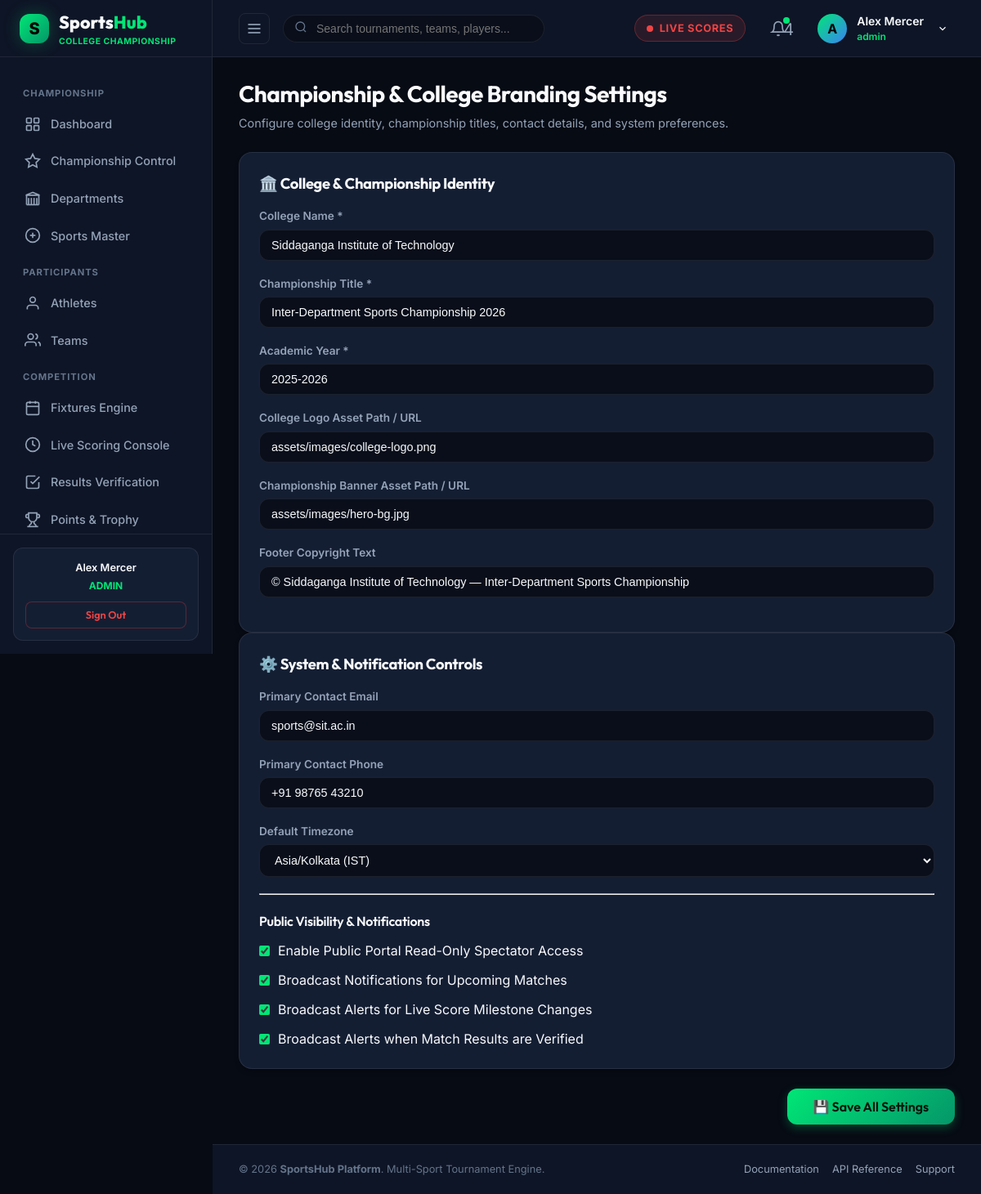
Screenshot of /admin/settings.php (signed in) with the database file from the repository.
### tables this page shows
CREATE TABLE `users` (
  `id` int(10) unsigned NOT NULL AUTO_INCREMENT,
  `name` varchar(100) NOT NULL,
  `email` varchar(150) NOT NULL,
  `password` varchar(255) NOT NULL,
  `role` enum('admin','organizer','scorer','official','team_manager','player') NOT NULL DEFAULT 'player',
  `profile_image` varchar(255) DEFAULT 'assets/images/default-avatar.png',
  `status` tinyint(1) DEFAULT 1,
  `created_at` datetime DEFAULT current_timestamp(),
  `updated_at` datetime DEFAULT current_timestamp() ON UPDATE current_timestamp(),
  PRIMARY KEY (`id`),
  UNIQUE KEY `email` (`email`),
  KEY `idx_users_role` (`role`),
  KEY `idx_users_email` (`email`)
);

CREATE TABLE `settings` (
  `setting_key` varchar(100) NOT NULL,
  `setting_value` text DEFAULT NULL,
  `updated_at` datetime DEFAULT current_timestamp() ON UPDATE current_timestamp(),
  PRIMARY KEY (`setting_key`)
);

### admin/settings.php (the view, shortened to what the rows shown need)
<?php
require_once __DIR__ . '/../includes/database.php';
require_once __DIR__ . '/../includes/auth.php';
include_once __DIR__ . '/../includes/header.php';
?>
<div class="dashboard-header">
  <div class="dashboard-title-group">
    <h1>Championship & College Branding Settings</h1>
  </div>
</div>
<form action="settings.php" method="POST">
  <div class="grid grid-2" style="gap: 20px;">
    <div class="card">
      <div class="form-group">
        <label>College Name *</label>
        <input type="text" name="college_name" class="form-control" value="<?php echo htmlspecialchars(getSetting('college_name')); ?>" required>
      </div>
      <div class="form-group">
        <label>Championship Title *</label>
        <input type="text" name="championship_title" class="form-control" value="<?php echo htmlspecialchars(getSetting('championship_title')); ?>" required>
      </div>
      <div class="form-group">
        <label>Academic Year *</label>
        <input type="text" name="academic_year" class="form-control" value="<?php echo htmlspecialchars(getSetting('academic_year')); ?>" placeholder="2025-2026" required>
      </div>
      <div class="form-group">
        <label>College Logo Asset Path / URL</label>
        <input type="text" name="college_logo" class="form-control" value="<?php echo htmlspecialchars(getSetting('college_logo')); ?>">
      </div>
      <div class="form-group">
        <label>Championship Banner Asset Path / URL</label>
        <input type="text" name="championship_banner" class="form-control" value="<?php echo htmlspecialchars(getSetting('championship_banner')); ?>">
      </div>
      <div class="form-group">
        <label>Footer Copyright Text</label>
        <input type="text" name="footer_text" class="form-control" value="<?php echo htmlspecialchars(getSetting('footer_text')); ?>">
      </div>
    </div>
    <div class="card">
      <div class="form-group">
        <label>Primary Contact Email</label>
        <input type="email" name="primary_contact_email" class="form-control" value="<?php echo htmlspecialchars(getSetting('primary_contact_email')); ?>">
      </div>
      <div class="form-group">
        <label>Primary Contact Phone</label>
        <input type="text" name="primary_contact_phone" class="form-control" value="<?php echo htmlspecialchars(getSetting('primary_contact_phone')); ?>">
      </div>
      <div class="form-group">
        <label>Default Timezone</label>
        <select name="default_timezone" class="form-control">
          <option value="Asia/Kolkata" <?php echo getSetting('default_timezone') === 'Asia/Kolkata' ? 'selected' : ''; ?>>Asia/Kolkata (IST)</option>
        </select>
      </div>
      <div style="display: flex; flex-direction: column; gap: 12px;">
        <label style="display: flex; align-items: center; gap: 10px; color: var(--text-main); cursor: pointer;">
          <input type="checkbox" name="public_visibility" value="1" <?php echo getSetting('public_visibility') === '1' ? 'checked' : ''; ?> style="accent-color: var(--accent-green);">
          Enable Public Portal Read-Only Spectator Access
        </label>
        <label style="display: flex; align-items: center; gap: 10px; color: var(--text-main); cursor: pointer;">
          <input type="checkbox" name="notify_upcoming" value="1" <?php echo getSetting('notify_upcoming') === '1' ? 'checked' : ''; ?> style="accent-color: var(--accent-green);">
          Broadcast Notifications for Upcoming Matches
        </label>
        <label style="display: flex; align-items: center; gap: 10px; color: var(--text-main); cursor: pointer;">
          <input type="checkbox" name="notify_live" value="1" <?php echo getSetting('notify_live') === '1' ? 'checked' : ''; ?> style="accent-color: var(--accent-green);">
          Broadcast Alerts for Live Score Milestone Changes
        </label>
        <label style="display: flex; align-items: center; gap: 10px; color: var(--text-main); cursor: pointer;">
          <input type="checkbox" name="notify_results" value="1" <?php echo getSetting('notify_results') === '1' ? 'checked' : ''; ?> style="accent-color: var(--accent-green);">
          Broadcast Alerts when Match Results are Verified
        </label>
      </div>
    </div>
  </div>
</form>
<?php include_once __DIR__ . '/../includes/footer.php'; ?>

### includes/header.php (shortened to what the rows shown need)
<?php
require_once __DIR__ . '/auth.php';
$currentUser = currentUser();
$userName = $currentUser['name'] ?? 'Alex Mercer';
?>
<!DOCTYPE html>
<html lang="en">
<head>
  <link rel="stylesheet" href="<?php echo BASE_URL; ?>/assets/css/style.css">
  <link rel="stylesheet" href="<?php echo BASE_URL; ?>/assets/css/dashboard.css">
  <link rel="stylesheet" href="<?php echo BASE_URL; ?>/assets/css/tournament.css">
</head>
<body>
<div class="app-layout">
  <?php include_once __DIR__ . '/sidebar.php'; ?>
  <div class="main-wrapper" id="mainWrapper">
    <header class="top-header">
      <div class="header-right">
        <div class="user-profile-wrapper" style="position:relative;">
          <div class="user-profile-menu" onclick="toggleUserDropdown()" id="userProfileBtn">
            <div class="user-avatar-placeholder" style="width:36px;height:36px;border-radius:50%;background:linear-gradient(135deg, #00e676, #3b82f6);display:flex;align-items:center;justify-content:center;font-weight:700;color:#000;">
              <?php echo strtoupper(substr($userName, 0, 1)); ?>
            </div>
            <div class="user-info">
              <span class="user-name"><?php echo htmlspecialchars($userName); ?></span>
              <span class="user-role" style="color:var(--accent-green); font-weight:600;"><?php echo htmlspecialchars($userRole); ?></span>
            </div>
            <svg width="14" height="14" viewBox="0 0 24 24" fill="none" stroke="currentColor" stroke-width="2" style="margin-left:4px;"><polyline points="6 9 12 15 18 9"/></svg>
          </div>
        </div>
      </div>
    </header>
    <main class="page-content">

### includes/sidebar.php (shortened to what the rows shown need)
<?php
require_once __DIR__ . '/auth.php';
$user = currentUser();
$userRole = strtolower($user['role'] ?? 'admin');
?>
<aside class="app-sidebar" id="appSidebar">
  <div class="sidebar-footer">
    <div class="quick-support-card">
      <p style="font-weight:600; color:var(--text-main); margin-bottom:4px;"><?php echo htmlspecialchars($user['name'] ?? 'User'); ?></p>
      <div style="font-size:0.75rem; color:var(--accent-green); text-transform:uppercase; font-weight:700; margin-bottom:10px;">
        <?php echo htmlspecialchars($userRole); ?>
      </div>
      <a href="<?php echo BASE_URL; ?>/auth/logout.php" class="btn btn-secondary btn-sm" style="width:100%; color:var(--accent-red); border-color:rgba(239,68,68,0.3);">
        Sign Out
      </a>
    </div>
  </div>
</aside>

### rows the page displays
users: name "Alex Mercer", role "ADMIN", name "A", role "admin"
settings: college_name "Siddaganga Institute of Technology"
settings: championship_title "Inter-Department Sports Championship 2026"
settings: academic_year "2025-2026"
settings: college_logo "assets/images/college-logo.png"
settings: championship_banner "assets/images/hero-bg.jpg"
settings: footer_text "© Siddaganga Institute of Technology — Inter-Department Sports Championship"
settings: primary_contact_email "sports@sit.ac.in"
settings: primary_contact_phone "+91 98765 43210"
settings: default_timezone "Asia/Kolkata (IST)"
settings: setting_value "☑"
settings: setting_value "☑"
settings: setting_value "☑"
settings: setting_value "☑"

### other values shown
$initialUnread "4"
